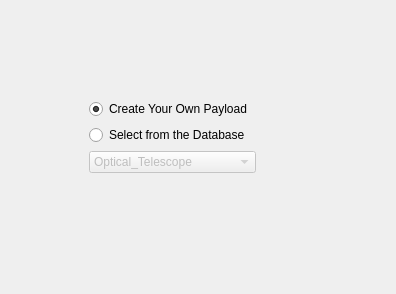
  <widget class="QWizardPage" name="wizardPage3b">
   <property name="title">
    <string>Payload Selection -2</string>
   </property>
   <property name="subTitle">
    <string>You can create your Payload from scratch or get the help of the database.</string>
   </property>
   <layout class="QGridLayout" name="gridLayout_20">
    <item row="0" column="1">
     <spacer name="verticalSpacer_8">
      <property name="orientation">
       <enum>Qt::Vertical</enum>
      </property>
      <property name="sizeType">
       <enum>QSizePolicy::Preferred</enum>
      </property>
      <property name="sizeHint" stdset="0">
       <size>
        <width>20</width>
        <height>88</height>
       </size>
      </property>
     </spacer>
    </item>
    <item row="1" column="0">
     <spacer name="horizontalSpacer_10">
      <property name="orientation">
       <enum>Qt::Horizontal</enum>
      </property>
      <property name="sizeType">
       <enum>QSizePolicy::Preferred</enum>
      </property>
      <property name="sizeHint" stdset="0">
       <size>
        <width>78</width>
        <height>20</height>
       </size>
      </property>
     </spacer>
    </item>
    <item row="1" column="1">
     <layout class="QGridLayout" name="gridLayout_8">
      <item row="0" column="0">
       <widget class="QRadioButton" name="NewPayloadRadioButton_2">
        <property name="text">
         <string>Create Your Own Payload </string>
        </property>
        <property name="checked">
         <bool>true</bool>
        </property>
       </widget>
      </item>
      <item row="1" column="0">
       <widget class="QRadioButton" name="DatabasePayloadRadioButton_2">
        <property name="text">
         <string>Select from the Database</string>
        </property>
       </widget>
      </item>
      <item row="2" column="0">
       <widget class="QComboBox" name="PayloadSetComboBox_2">
        <property name="enabled">
         <bool>false</bool>
        </property>
        <item>
         <property name="text">
          <string>Optical_Telescope</string>
         </property>
        </item>
        <item>
         <property name="text">
          <string>UV_Telescope</string>
         </property>
        </item>
        <item>
         <property name="text">
          <string>GammaRay_Telescope</string>
         </property>
        </item>
        <item>
         <property name="text">
          <string>SAR</string>
         </property>
        </item>
        <item>
         <property name="text">
          <string>Microwave_Radiometer</string>
         </property>
        </item>
        <item>
         <property name="text">
          <string>Ion_Mass_Spectrometer</string>
         </property>
        </item>
        <item>
         <property name="text">
          <string>Photometric_Imaging</string>
         </property>
        </item>
       </widget>
      </item>
     </layout>
    </item>
    <item row="1" column="2">
     <spacer name="horizontalSpacer_15">
      <property name="orientation">
       <enum>Qt::Horizontal</enum>
      </property>
      <property name="sizeType">
       <enum>QSizePolicy::MinimumExpanding</enum>
      </property>
      <property name="sizeHint" stdset="0">
       <size>
        <width>129</width>
        <height>20</height>
       </size>
      </property>
     </spacer>
    </item>
    <item row="2" column="1">
     <spacer name="verticalSpacer_9">
      <property name="orientation">
       <enum>Qt::Vertical</enum>
      </property>
      <property name="sizeType">
       <enum>QSizePolicy::MinimumExpanding</enum>
      </property>
      <property name="sizeHint" stdset="0">
       <size>
        <width>20</width>
        <height>110</height>
       </size>
      </property>
     </spacer>
    </item>
   </layout>
  </widget>
